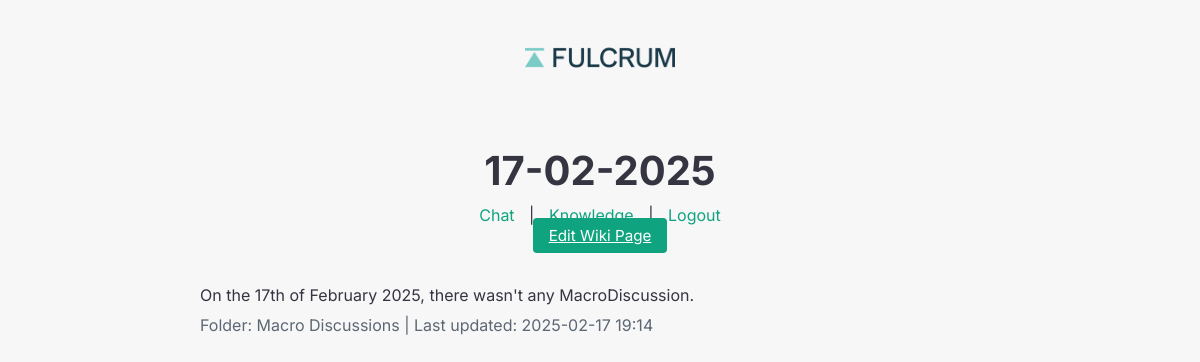
The app's page /wiki/view/5 (signed in) with its own data.
### tables this page shows
CREATE TABLE wiki (
                id INTEGER PRIMARY KEY AUTOINCREMENT,
                title TEXT NOT NULL,
                content TEXT NOT NULL,
                folder TEXT DEFAULT '',
                updated_at TEXT NOT NULL
            );

### app.py (the view)
@app.route("/wiki/view/<int:page_id>")
def wiki_view(page_id):
    if "user" not in session:
        return redirect(url_for("login"))
    page = get_wiki_page(page_id)
    if not page:
        flash("Wiki page not found.", "error")
        return redirect(url_for("knowledge"))
    page["content_html"] = Markup(markdown.markdown(page["content"]))
    return render_template("wiki_view.html", page=page)

### app.py (called while the page is built)
def get_wiki_page(page_id):
    with sqlite3.connect(WIKI_DB) as conn:
        cur = conn.cursor()
        cur.execute("SELECT id, title, content, folder, updated_at FROM wiki WHERE id = ?", (page_id,))
        row = cur.fetchone()
        if row:
            return {
                "id": row[0],
                "title": row[1],
                "content": row[2],
                "folder": row[3],
                "updated_at": row[4]
            }
    return None

### templates/wiki_view.html (shortened to what this page needs)
<!DOCTYPE html>
<html lang="en">
<head>
  <link rel="stylesheet" href="/static/style.css">
</head>
<body>
  <div class="container">
    <header>
      <img src="/static/logo.png" alt="Logo" class="logo">
      <h1>{{ page.title }}</h1>
      <nav>
        <a href="/">Chat</a> |
        <a href="/knowledge">Knowledge</a> |
        <a href="/logout">Logout</a>
      </nav>
      <a href="/wiki/edit/{{ page.id }}" class="btn">Edit Wiki Page</a>
    </header>
    <section>
      <article>
        {{ page.content | safe }}
      </article>
      <div class="wiki-meta">
        {% if page.folder %}
          Folder: {{ page.folder }} |
        {% endif %}
        Last updated: {{ page.updated_at }}
      </div>
    </section>
  </div>
</body>
</html>

### static/style.css (style rules this page uses)
body { margin: 0; padding: 0; font-family: "Inter", sans-serif; background-color: #f7f7f8; color: #343541; }
.container { max-width: 800px; margin: 0 auto; padding: 20px; }
header { text-align: center; margin-bottom: 40px; }
header h1 { font-size: 2.5rem; margin-bottom: 10px; }
header nav a { color: #10a37f; text-decoration: none; margin: 0 10px; }
.logo { max-width: 150px; margin-bottom: 20px; }
.btn { background-color: #10a37f; color: #ffffff; border: none; padding: 8px 16px; font-size: 0.95rem; border-radius: 4px; cursor: pointer; transition: background-color 0.2s ease; }

### templates/wiki_view.html (style rules this page uses)
.wiki-meta { margin-top: 10px; color: #5c6773; }

### records on screen
wiki: title "17-02-2025", content "On the 17th of February 2025, there wasn't any MacroDiscussion.", folder "Macro Discussions", updated_at "2025-02-17 19:14"
